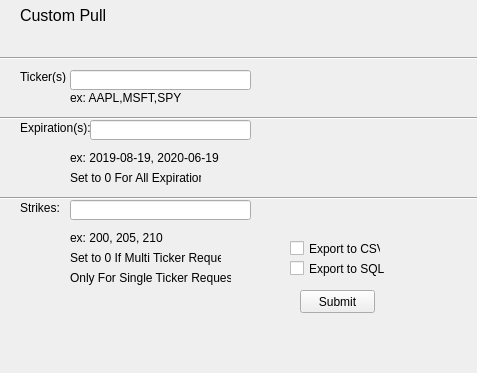
<?xml version="1.0" encoding="UTF-8"?>
<ui version="4.0">
 <class>Form</class>
 <widget class="QWidget" name="Form">
  <property name="geometry">
   <rect>
    <x>0</x>
    <y>0</y>
    <width>477</width>
    <height>373</height>
   </rect>
  </property>
  <property name="windowTitle">
   <string>Form</string>
  </property>
  <widget class="QLabel" name="label">
   <property name="geometry">
    <rect>
     <x>20</x>
     <y>0</y>
     <width>91</width>
     <height>31</height>
    </rect>
   </property>
   <property name="font">
    <font>
     <pointsize>12</pointsize>
    </font>
   </property>
   <property name="text">
    <string>Custom Pull</string>
   </property>
  </widget>
  <widget class="QLineEdit" name="lineEdit">
   <property name="geometry">
    <rect>
     <x>70</x>
     <y>70</y>
     <width>181</width>
     <height>20</height>
    </rect>
   </property>
  </widget>
  <widget class="QLabel" name="label_2">
   <property name="geometry">
    <rect>
     <x>20</x>
     <y>70</y>
     <width>47</width>
     <height>13</height>
    </rect>
   </property>
   <property name="text">
    <string>Ticker(s):</string>
   </property>
  </widget>
  <widget class="QCheckBox" name="checkBox">
   <property name="geometry">
    <rect>
     <x>290</x>
     <y>240</y>
     <width>91</width>
     <height>17</height>
    </rect>
   </property>
   <property name="text">
    <string>Export to CSV</string>
   </property>
  </widget>
  <widget class="QCheckBox" name="checkBox_2">
   <property name="geometry">
    <rect>
     <x>290</x>
     <y>260</y>
     <width>151</width>
     <height>17</height>
    </rect>
   </property>
   <property name="text">
    <string>Export to SQL</string>
   </property>
  </widget>
  <widget class="QPushButton" name="pushButton">
   <property name="geometry">
    <rect>
     <x>300</x>
     <y>290</y>
     <width>75</width>
     <height>23</height>
    </rect>
   </property>
   <property name="text">
    <string>Submit</string>
   </property>
  </widget>
  <widget class="QLabel" name="label_3">
   <property name="geometry">
    <rect>
     <x>70</x>
     <y>90</y>
     <width>111</width>
     <height>16</height>
    </rect>
   </property>
   <property name="text">
    <string>ex: AAPL,MSFT,SPY</string>
   </property>
  </widget>
  <widget class="QLabel" name="label_4">
   <property name="geometry">
    <rect>
     <x>20</x>
     <y>120</y>
     <width>71</width>
     <height>16</height>
    </rect>
   </property>
   <property name="text">
    <string>Expiration(s):</string>
   </property>
  </widget>
  <widget class="QLineEdit" name="lineEdit_2">
   <property name="geometry">
    <rect>
     <x>90</x>
     <y>120</y>
     <width>161</width>
     <height>20</height>
    </rect>
   </property>
  </widget>
  <widget class="QLabel" name="label_5">
   <property name="geometry">
    <rect>
     <x>70</x>
     <y>150</y>
     <width>151</width>
     <height>16</height>
    </rect>
   </property>
   <property name="text">
    <string>ex: 2019-08-19, 2020-06-19</string>
   </property>
  </widget>
  <widget class="QLabel" name="label_6">
   <property name="geometry">
    <rect>
     <x>70</x>
     <y>170</y>
     <width>131</width>
     <height>16</height>
    </rect>
   </property>
   <property name="text">
    <string>Set to 0 For All Expirations</string>
   </property>
  </widget>
  <widget class="QLabel" name="label_7">
   <property name="geometry">
    <rect>
     <x>20</x>
     <y>200</y>
     <width>61</width>
     <height>16</height>
    </rect>
   </property>
   <property name="text">
    <string>Strikes:</string>
   </property>
  </widget>
  <widget class="QLineEdit" name="lineEdit_3">
   <property name="geometry">
    <rect>
     <x>70</x>
     <y>200</y>
     <width>181</width>
     <height>20</height>
    </rect>
   </property>
  </widget>
  <widget class="QLabel" name="label_8">
   <property name="geometry">
    <rect>
     <x>70</x>
     <y>250</y>
     <width>151</width>
     <height>16</height>
    </rect>
   </property>
   <property name="text">
    <string>Set to 0 If Multi Ticker Request</string>
   </property>
  </widget>
  <widget class="QLabel" name="label_9">
   <property name="geometry">
    <rect>
     <x>70</x>
     <y>230</y>
     <width>151</width>
     <height>16</height>
    </rect>
   </property>
   <property name="text">
    <string>ex: 200, 205, 210</string>
   </property>
  </widget>
  <widget class="QLabel" name="label_10">
   <property name="geometry">
    <rect>
     <x>70</x>
     <y>270</y>
     <width>161</width>
     <height>16</height>
    </rect>
   </property>
   <property name="text">
    <string>Only For Single Ticker Requests</string>
   </property>
  </widget>
  <widget class="Line" name="line">
   <property name="geometry">
    <rect>
     <x>0</x>
     <y>110</y>
     <width>501</width>
     <height>16</height>
    </rect>
   </property>
   <property name="orientation">
    <enum>Qt::Horizontal</enum>
   </property>
  </widget>
  <widget class="Line" name="line_2">
   <property name="geometry">
    <rect>
     <x>0</x>
     <y>190</y>
     <width>541</width>
     <height>16</height>
    </rect>
   </property>
   <property name="orientation">
    <enum>Qt::Horizontal</enum>
   </property>
  </widget>
  <widget class="Line" name="line_3">
   <property name="geometry">
    <rect>
     <x>0</x>
     <y>50</y>
     <width>541</width>
     <height>16</height>
    </rect>
   </property>
   <property name="orientation">
    <enum>Qt::Horizontal</enum>
   </property>
  </widget>
 </widget>
 <resources/>
 <connections/>
</ui>
